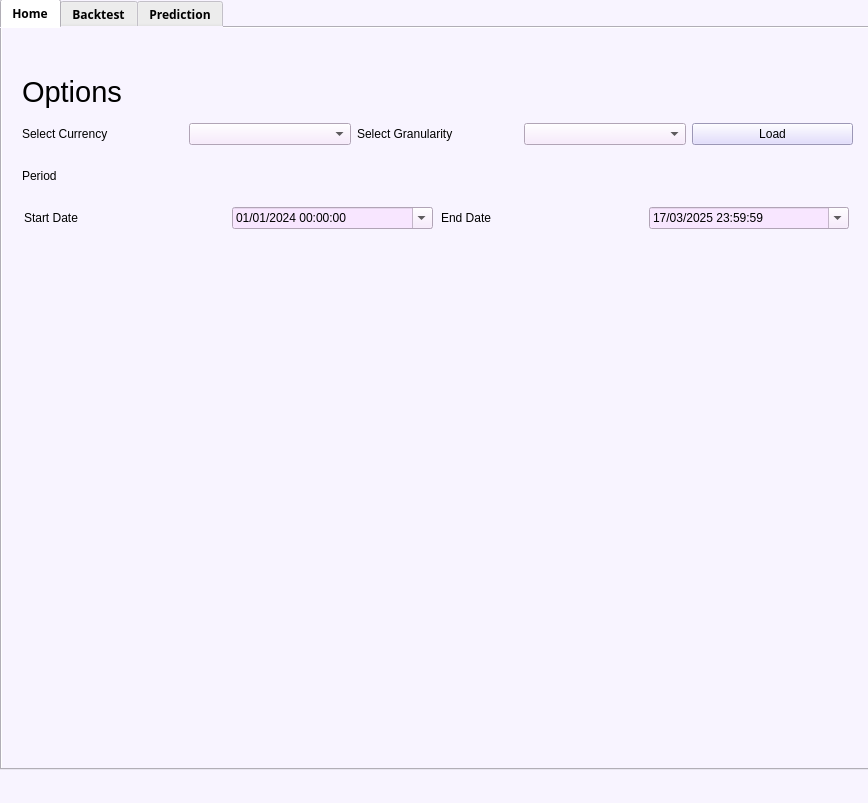
<?xml version="1.0" encoding="UTF-8"?>
<ui version="4.0">
 <class>MainWindow</class>
 <widget class="QMainWindow" name="MainWindow">
  <property name="geometry">
   <rect>
    <x>0</x>
    <y>0</y>
    <width>868</width>
    <height>803</height>
   </rect>
  </property>
  <property name="sizePolicy">
   <sizepolicy hsizetype="Preferred" vsizetype="Preferred">
    <horstretch>0</horstretch>
    <verstretch>0</verstretch>
   </sizepolicy>
  </property>
  <property name="windowTitle">
   <string>Forex Dash</string>
  </property>
  <property name="styleSheet">
   <string notr="true">background-color: rgb(248, 244, 255);
</string>
  </property>
  <widget class="QWidget" name="centralwidget">
   <widget class="QTabWidget" name="tabWidget">
    <property name="geometry">
     <rect>
      <x>0</x>
      <y>-1</y>
      <width>871</width>
      <height>771</height>
     </rect>
    </property>
    <property name="font">
     <font>
      <family>Montserrat ExtraBold</family>
      <weight>75</weight>
      <bold>true</bold>
     </font>
    </property>
    <property name="autoFillBackground">
     <bool>false</bool>
    </property>
    <property name="currentIndex">
     <number>0</number>
    </property>
    <widget class="QWidget" name="Home">
     <attribute name="title">
      <string>Home</string>
     </attribute>
     <widget class="QWidget" name="verticalLayoutWidget">
      <property name="geometry">
       <rect>
        <x>20</x>
        <y>250</y>
        <width>831</width>
        <height>481</height>
       </rect>
      </property>
      <layout class="QVBoxLayout" name="verticalLayout"/>
     </widget>
     <widget class="QWidget" name="verticalLayoutWidget_3">
      <property name="geometry">
       <rect>
        <x>20</x>
        <y>0</y>
        <width>831</width>
        <height>241</height>
       </rect>
      </property>
      <layout class="QVBoxLayout" name="verticalLayout_3">
       <item>
        <layout class="QVBoxLayout" name="verticalLayout_2">
         <item>
          <widget class="QLabel" name="label_options">
           <property name="maximumSize">
            <size>
             <width>16777215</width>
             <height>50</height>
            </size>
           </property>
           <property name="font">
            <font>
             <family>MS Shell Dlg 2</family>
             <pointsize>22</pointsize>
             <weight>50</weight>
             <italic>false</italic>
             <bold>false</bold>
            </font>
           </property>
           <property name="styleSheet">
            <string notr="true">font: 22pt &quot;MS Shell Dlg 2&quot;;
QLabel {
   background-color: rgb(248, 230, 255)

}</string>
           </property>
           <property name="text">
            <string>Options</string>
           </property>
          </widget>
         </item>
         <item>
          <layout class="QHBoxLayout" name="horizontalLayout">
           <item>
            <widget class="QLabel" name="label_select_currency">
             <property name="minimumSize">
              <size>
               <width>15</width>
               <height>15</height>
              </size>
             </property>
             <property name="maximumSize">
              <size>
               <width>300</width>
               <height>16777215</height>
              </size>
             </property>
             <property name="styleSheet">
              <string notr="true">font: 14pt &quot;MS Shell Dlg 2&quot;;</string>
             </property>
             <property name="text">
              <string>Select Currency</string>
             </property>
            </widget>
           </item>
           <item>
            <widget class="QComboBox" name="comboBox_select_currency">
             <property name="minimumSize">
              <size>
               <width>15</width>
               <height>15</height>
              </size>
             </property>
             <property name="styleSheet">
              <string notr="true">font: 12pt &quot;MS Shell Dlg 2&quot;;
background-color: rgb(248, 230, 255)</string>
             </property>
             <property name="currentText">
              <string/>
             </property>
            </widget>
           </item>
           <item>
            <widget class="QLabel" name="label_select_granularity">
             <property name="minimumSize">
              <size>
               <width>15</width>
               <height>15</height>
              </size>
             </property>
             <property name="maximumSize">
              <size>
               <width>300</width>
               <height>16777215</height>
              </size>
             </property>
             <property name="styleSheet">
              <string notr="true">font: 14pt &quot;MS Shell Dlg 2&quot;;</string>
             </property>
             <property name="text">
              <string>Select Granularity</string>
             </property>
            </widget>
           </item>
           <item>
            <widget class="QComboBox" name="comboBox_select_granularity">
             <property name="styleSheet">
              <string notr="true">font: 12pt &quot;MS Shell Dlg 2&quot;;
background-color: rgb(248, 230, 255)</string>
             </property>
            </widget>
           </item>
           <item>
            <widget class="QPushButton" name="pushButton_load">
             <property name="minimumSize">
              <size>
               <width>15</width>
               <height>15</height>
              </size>
             </property>
             <property name="styleSheet">
              <string notr="true">font: 14pt &quot;MS Shell Dlg 2&quot;;


background-color: rgb(219, 211, 255)</string>
             </property>
             <property name="text">
              <string>Load</string>
             </property>
            </widget>
           </item>
          </layout>
         </item>
         <item>
          <widget class="QLabel" name="label_price_chart">
           <property name="maximumSize">
            <size>
             <width>16777215</width>
             <height>50</height>
            </size>
           </property>
           <property name="styleSheet">
            <string notr="true">font: 22pt &quot;MS Shell Dlg 2&quot;;
QLabel {
    color: white;
    background-color: transparent; /* Hoặc đặt màu nền khác nếu cần */
}</string>
           </property>
           <property name="text">
            <string>Period</string>
           </property>
          </widget>
         </item>
         <item>
          <layout class="QHBoxLayout" name="horizontalLayout_2">
           <item>
            <widget class="QLabel" name="label_num_rows">
             <property name="maximumSize">
              <size>
               <width>200</width>
               <height>16777215</height>
              </size>
             </property>
             <property name="styleSheet">
              <string notr="true">font: 14pt &quot;MS Shell Dlg 2&quot;;</string>
             </property>
             <property name="text">
              <string>Start Date</string>
             </property>
            </widget>
           </item>
           <item>
            <widget class="QDateTimeEdit" name="StartdateTimeEdit">
             <property name="maximumSize">
              <size>
               <width>201</width>
               <height>16777215</height>
              </size>
             </property>
             <property name="styleSheet">
              <string notr="true">background-color: rgb(248, 230, 255)</string>
             </property>
             <property name="dateTime">
              <datetime>
               <hour>0</hour>
               <minute>0</minute>
               <second>0</second>
               <year>2024</year>
               <month>1</month>
               <day>1</day>
              </datetime>
             </property>
             <property name="displayFormat">
              <string>dd/MM/yyyy hh:mm:ss</string>
             </property>
             <property name="calendarPopup">
              <bool>true</bool>
             </property>
            </widget>
           </item>
           <item>
            <widget class="QLabel" name="label_num_rows_2">
             <property name="maximumSize">
              <size>
               <width>200</width>
               <height>16777215</height>
              </size>
             </property>
             <property name="styleSheet">
              <string notr="true">font: 14pt &quot;MS Shell Dlg 2&quot;;</string>
             </property>
             <property name="text">
              <string>End Date</string>
             </property>
            </widget>
           </item>
           <item>
            <widget class="QDateTimeEdit" name="EnddateTimeEdit">
             <property name="maximumSize">
              <size>
               <width>200</width>
               <height>16777215</height>
              </size>
             </property>
             <property name="styleSheet">
              <string notr="true">background-color: rgb(248, 230, 255)
</string>
             </property>
             <property name="dateTime">
              <datetime>
               <hour>23</hour>
               <minute>59</minute>
               <second>59</second>
               <year>2025</year>
               <month>3</month>
               <day>17</day>
              </datetime>
             </property>
             <property name="displayFormat">
              <string>dd/MM/yyyy hh:mm:ss</string>
             </property>
             <property name="calendarPopup">
              <bool>true</bool>
             </property>
            </widget>
           </item>
          </layout>
         </item>
        </layout>
       </item>
      </layout>
     </widget>
    </widget>
    <widget class="QWidget" name="Backtest">
     <attribute name="title">
      <string>Backtest</string>
     </attribute>
     <widget class="QWidget" name="verticalLayoutWidget_4">
      <property name="geometry">
       <rect>
        <x>330</x>
        <y>260</y>
        <width>521</width>
        <height>471</height>
       </rect>
      </property>
      <layout class="QVBoxLayout" name="verticalLayout_Output"/>
     </widget>
     <widget class="QWidget" name="verticalLayoutWidget_2">
      <property name="geometry">
       <rect>
        <x>20</x>
        <y>259</y>
        <width>311</width>
        <height>471</height>
       </rect>
      </property>
      <layout class="QVBoxLayout" name="verticalLayout_6">
       <item>
        <layout class="QHBoxLayout" name="horizontalLayout_10">
         <item>
          <widget class="QLabel" name="label_select_currency_5">
           <property name="minimumSize">
            <size>
             <width>15</width>
             <height>15</height>
            </size>
           </property>
           <property name="maximumSize">
            <size>
             <width>300</width>
             <height>40</height>
            </size>
           </property>
           <property name="styleSheet">
            <string notr="true">font: 14pt &quot;MS Shell Dlg 2&quot;;</string>
           </property>
           <property name="text">
            <string>Starting Money</string>
           </property>
          </widget>
         </item>
         <item>
          <widget class="QLineEdit" name="StartMoney">
           <property name="styleSheet">
            <string notr="true">background-color: rgb(248, 230, 255)</string>
           </property>
          </widget>
         </item>
        </layout>
       </item>
       <item>
        <layout class="QHBoxLayout" name="horizontalLayout_11">
         <item>
          <widget class="QLabel" name="label_select_currency_7">
           <property name="minimumSize">
            <size>
             <width>15</width>
             <height>15</height>
            </size>
           </property>
           <property name="maximumSize">
            <size>
             <width>300</width>
             <height>40</height>
            </size>
           </property>
           <property name="styleSheet">
            <string notr="true">font: 14pt &quot;MS Shell Dlg 2&quot;;</string>
           </property>
           <property name="text">
            <string>Maximum Position</string>
           </property>
          </widget>
         </item>
         <item>
          <widget class="QLineEdit" name="MaxPosition">
           <property name="styleSheet">
            <string notr="true">background-color: rgb(248, 230, 255)</string>
           </property>
          </widget>
         </item>
        </layout>
       </item>
       <item>
        <layout class="QHBoxLayout" name="horizontalLayout_12">
         <item>
          <widget class="QLabel" name="label_select_currency_8">
           <property name="minimumSize">
            <size>
             <width>15</width>
             <height>15</height>
            </size>
           </property>
           <property name="maximumSize">
            <size>
             <width>300</width>
             <height>40</height>
            </size>
           </property>
           <property name="styleSheet">
            <string notr="true">font: 14pt &quot;MS Shell Dlg 2&quot;;</string>
           </property>
           <property name="text">
            <string>Slippage</string>
           </property>
          </widget>
         </item>
         <item>
          <widget class="QLineEdit" name="Slippage">
           <property name="styleSheet">
            <string notr="true">background-color: rgb(248, 230, 255)</string>
           </property>
          </widget>
         </item>
        </layout>
       </item>
       <item>
        <layout class="QHBoxLayout" name="horizontalLayout_13">
         <item>
          <widget class="QLabel" name="label_select_currency_9">
           <property name="minimumSize">
            <size>
             <width>15</width>
             <height>15</height>
            </size>
           </property>
           <property name="maximumSize">
            <size>
             <width>300</width>
             <height>40</height>
            </size>
           </property>
           <property name="styleSheet">
            <string notr="true">font: 14pt &quot;MS Shell Dlg 2&quot;;</string>
           </property>
           <property name="text">
            <string>MA Length</string>
           </property>
          </widget>
         </item>
         <item>
          <widget class="QLineEdit" name="MA_Length">
           <property name="styleSheet">
            <string notr="true">background-color: rgb(248, 230, 255)</string>
           </property>
          </widget>
         </item>
        </layout>
       </item>
       <item>
        <widget class="QTableWidget" name="tableWidget">
         <column>
          <property name="text">
           <string>Action</string>
          </property>
         </column>
         <column>
          <property name="text">
           <string>Position</string>
          </property>
         </column>
         <column>
          <property name="text">
           <string>Equity</string>
          </property>
         </column>
        </widget>
       </item>
       <item>
        <widget class="QPushButton" name="pushButton_StartBacktest">
         <property name="minimumSize">
          <size>
           <width>15</width>
           <height>15</height>
          </size>
         </property>
         <property name="styleSheet">
          <string notr="true">font: 14pt &quot;MS Shell Dlg 2&quot;;




background-color: rgb(219, 211, 255)</string>
         </property>
         <property name="text">
          <string>Backtest</string>
         </property>
        </widget>
       </item>
       <item>
        <widget class="QPushButton" name="pushButtonSaveResult">
         <property name="styleSheet">
          <string notr="true">

background-color: rgb(197, 215, 255)</string>
         </property>
         <property name="text">
          <string>Save Result</string>
         </property>
        </widget>
       </item>
      </layout>
     </widget>
     <widget class="QWidget" name="layoutWidget_3">
      <property name="geometry">
       <rect>
        <x>20</x>
        <y>10</y>
        <width>831</width>
        <height>241</height>
       </rect>
      </property>
      <layout class="QVBoxLayout" name="verticalLayout_5">
       <item>
        <widget class="QLabel" name="label_options_2">
         <property name="maximumSize">
          <size>
           <width>16777215</width>
           <height>50</height>
          </size>
         </property>
         <property name="styleSheet">
          <string notr="true">font: 22pt &quot;MS Shell Dlg 2&quot;;
QLabel {
    background-color: transparent;
    color: white; /* Hoặc màu chữ tùy chỉnh */
}</string>
         </property>
         <property name="text">
          <string>Trend Following Strategy</string>
         </property>
        </widget>
       </item>
       <item>
        <layout class="QHBoxLayout" name="horizontalLayout_3">
         <item>
          <widget class="QLabel" name="label_select_currency_2">
           <property name="minimumSize">
            <size>
             <width>15</width>
             <height>15</height>
            </size>
           </property>
           <property name="maximumSize">
            <size>
             <width>300</width>
             <height>16777215</height>
            </size>
           </property>
           <property name="styleSheet">
            <string notr="true">font: 14pt &quot;MS Shell Dlg 2&quot;;</string>
           </property>
           <property name="text">
            <string>Select Currency</string>
           </property>
          </widget>
         </item>
         <item>
          <widget class="QComboBox" name="comboBox_select_currency_2">
           <property name="minimumSize">
            <size>
             <width>15</width>
             <height>15</height>
            </size>
           </property>
           <property name="styleSheet">
            <string notr="true">font: 12pt &quot;MS Shell Dlg 2&quot;;


background-color: rgb(248, 230, 255)</string>
           </property>
           <property name="currentText">
            <string/>
           </property>
          </widget>
         </item>
         <item>
          <widget class="QLabel" name="label_select_granularity_2">
           <property name="minimumSize">
            <size>
             <width>15</width>
             <height>15</height>
            </size>
           </property>
           <property name="maximumSize">
            <size>
             <width>300</width>
             <height>16777215</height>
            </size>
           </property>
           <property name="styleSheet">
            <string notr="true">font: 14pt &quot;MS Shell Dlg 2&quot;;</string>
           </property>
           <property name="text">
            <string>Select Granularity</string>
           </property>
          </widget>
         </item>
         <item>
          <widget class="QComboBox" name="comboBox_select_granularity_2">
           <property name="styleSheet">
            <string notr="true">font: 12pt &quot;MS Shell Dlg 2&quot;;


background-color: rgb(248, 230, 255)</string>
           </property>
          </widget>
         </item>
        </layout>
       </item>
       <item>
        <widget class="QLabel" name="label_price_chart_2">
         <property name="maximumSize">
          <size>
           <width>16777215</width>
           <height>50</height>
          </size>
         </property>
         <property name="styleSheet">
          <string notr="true">font: 22pt &quot;MS Shell Dlg 2&quot;;
QLabel {
    color: white;
    background-color: transparent; /* Hoặc đặt màu nền khác nếu cần */
}</string>
         </property>
         <property name="text">
          <string>Period</string>
         </property>
        </widget>
       </item>
       <item>
        <layout class="QHBoxLayout" name="horizontalLayout_4">
         <item>
          <widget class="QLabel" name="label_num_rows_3">
           <property name="maximumSize">
            <size>
             <width>200</width>
             <height>16777215</height>
            </size>
           </property>
           <property name="styleSheet">
            <string notr="true">font: 14pt &quot;MS Shell Dlg 2&quot;;</string>
           </property>
           <property name="text">
            <string>Start Date</string>
           </property>
          </widget>
         </item>
         <item>
          <widget class="QDateTimeEdit" name="StartdateTimeEdit_2">
           <property name="maximumSize">
            <size>
             <width>201</width>
             <height>16777215</height>
            </size>
           </property>
           <property name="styleSheet">
            <string notr="true">background-color: rgb(248, 230, 255)</string>
           </property>
           <property name="dateTime">
            <datetime>
             <hour>0</hour>
             <minute>0</minute>
             <second>0</second>
             <year>2024</year>
             <month>1</month>
             <day>1</day>
            </datetime>
           </property>
           <property name="displayFormat">
            <string>dd/MM/yyyy hh:mm:ss</string>
           </property>
           <property name="calendarPopup">
            <bool>true</bool>
           </property>
          </widget>
         </item>
         <item>
          <widget class="QLabel" name="label_num_rows_4">
           <property name="maximumSize">
            <size>
             <width>200</width>
             <height>16777215</height>
            </size>
           </property>
           <property name="styleSheet">
            <string notr="true">font: 14pt &quot;MS Shell Dlg 2&quot;;</string>
           </property>
           <property name="text">
            <string>End Date</string>
           </property>
          </widget>
         </item>
         <item>
          <widget class="QDateTimeEdit" name="EnddateTimeEdit_2">
           <property name="maximumSize">
            <size>
             <width>200</width>
             <height>16777215</height>
            </size>
           </property>
           <property name="styleSheet">
            <string notr="true">background-color: rgb(248, 230, 255)</string>
           </property>
           <property name="dateTime">
            <datetime>
             <hour>23</hour>
             <minute>59</minute>
             <second>59</second>
             <year>2025</year>
             <month>3</month>
             <day>17</day>
            </datetime>
           </property>
           <property name="displayFormat">
            <string>dd/MM/yyyy hh:mm:ss</string>
           </property>
           <property name="calendarPopup">
            <bool>true</bool>
           </property>
          </widget>
         </item>
        </layout>
       </item>
      </layout>
     </widget>
    </widget>
    <widget class="QWidget" name="Prediction">
     <attribute name="title">
      <string>Prediction</string>
     </attribute>
     <widget class="QWidget" name="layoutWidget_2">
      <property name="geometry">
       <rect>
        <x>10</x>
        <y>10</y>
        <width>829</width>
        <height>239</height>
       </rect>
      </property>
      <layout class="QVBoxLayout" name="verticalLayout_13">
       <item>
        <widget class="QLabel" name="label_options_5">
         <property name="maximumSize">
          <size>
           <width>16777215</width>
           <height>50</height>
          </size>
         </property>
         <property name="font">
          <font>
           <family>MS Shell Dlg 2</family>
           <pointsize>22</pointsize>
           <weight>50</weight>
           <italic>false</italic>
           <bold>false</bold>
          </font>
         </property>
         <property name="styleSheet">
          <string notr="true">font: 22pt &quot;MS Shell Dlg 2&quot;;
QLabel {
    background-color(244, 221, 255);
    color: white; /* Hoặc màu chữ tùy chỉnh */
}

</string>
         </property>
         <property name="text">
          <string>LSTM Prediction</string>
         </property>
        </widget>
       </item>
       <item>
        <layout class="QHBoxLayout" name="horizontalLayout_14">
         <item>
          <widget class="QLabel" name="label_select_currency_6">
           <property name="minimumSize">
            <size>
             <width>15</width>
             <height>15</height>
            </size>
           </property>
           <property name="maximumSize">
            <size>
             <width>300</width>
             <height>16777215</height>
            </size>
           </property>
           <property name="font">
            <font>
             <family>MS Shell Dlg 2</family>
             <pointsize>14</pointsize>
             <weight>50</weight>
             <italic>false</italic>
             <bold>false</bold>
            </font>
           </property>
           <property name="styleSheet">
            <string notr="true">font: 14pt &quot;MS Shell Dlg 2&quot;;</string>
           </property>
           <property name="text">
            <string>Select Currency</string>
           </property>
          </widget>
         </item>
         <item>
          <widget class="QComboBox" name="comboBox_select_currency_5">
           <property name="minimumSize">
            <size>
             <width>15</width>
             <height>15</height>
            </size>
           </property>
           <property name="styleSheet">
            <string notr="true">font: 12pt &quot;MS Shell Dlg 2&quot;;

background-color: rgb(248, 230, 255)
</string>
           </property>
           <property name="currentText">
            <string/>
           </property>
          </widget>
         </item>
        </layout>
       </item>
       <item>
        <widget class="QLabel" name="label_price_chart_5">
         <property name="maximumSize">
          <size>
           <width>16777215</width>
           <height>50</height>
          </size>
         </property>
         <property name="styleSheet">
          <string notr="true">font: 22pt &quot;MS Shell Dlg 2&quot;;
QLabel {
    color: white;
    background-color: transparent; /* Hoặc đặt màu nền khác nếu cần */
}</string>
         </property>
         <property name="text">
          <string>Period</string>
         </property>
        </widget>
       </item>
       <item>
        <layout class="QHBoxLayout" name="horizontalLayout_15">
         <item>
          <widget class="QLabel" name="label_num_rows_9">
           <property name="maximumSize">
            <size>
             <width>200</width>
             <height>16777215</height>
            </size>
           </property>
           <property name="styleSheet">
            <string notr="true">font: 14pt &quot;MS Shell Dlg 2&quot;;</string>
           </property>
           <property name="text">
            <string>Start Date</string>
           </property>
          </widget>
         </item>
         <item>
          <widget class="QDateTimeEdit" name="StartdateTimeEdit_5">
           <property name="maximumSize">
            <size>
             <width>201</width>
             <height>16777215</height>
            </size>
           </property>
           <property name="styleSheet">
            <string notr="true">background-color: rgb(248, 230, 255)</string>
           </property>
           <property name="dateTime">
            <datetime>
             <hour>0</hour>
             <minute>0</minute>
             <second>0</second>
             <year>2024</year>
             <month>1</month>
             <day>1</day>
            </datetime>
           </property>
           <property name="displayFormat">
            <string>dd/MM/yyyy hh:mm:ss</string>
           </property>
           <property name="calendarPopup">
            <bool>true</bool>
           </property>
          </widget>
         </item>
         <item>
          <widget class="QLabel" name="label_num_rows_10">
           <property name="maximumSize">
            <size>
             <width>200</width>
             <height>16777215</height>
            </size>
           </property>
           <property name="styleSheet">
            <string notr="true">font: 14pt &quot;MS Shell Dlg 2&quot;;</string>
           </property>
           <property name="text">
            <string>End Date</string>
           </property>
          </widget>
         </item>
         <item>
          <widget class="QDateTimeEdit" name="EnddateTimeEdit_5">
           <property name="maximumSize">
            <size>
             <width>200</width>
             <height>16777215</height>
            </size>
           </property>
           <property name="styleSheet">
            <string notr="true">background-color: rgb(248, 230, 255)</string>
           </property>
           <property name="dateTime">
            <datetime>
             <hour>23</hour>
             <minute>59</minute>
             <second>59</second>
             <year>2025</year>
             <month>3</month>
             <day>17</day>
            </datetime>
           </property>
           <property name="displayFormat">
            <string>dd/MM/yyyy hh:mm:ss</string>
           </property>
           <property name="calendarPopup">
            <bool>true</bool>
           </property>
          </widget>
         </item>
        </layout>
       </item>
       <item>
        <layout class="QHBoxLayout" name="horizontalLayout_16">
         <item>
          <widget class="QPushButton" name="pushButton_Predict">
           <property name="styleSheet">
            <string notr="true">
background-color: rgb(219, 211, 255)</string>
           </property>
           <property name="text">
            <string>Predict</string>
           </property>
          </widget>
         </item>
         <item>
          <widget class="QPushButton" name="pushButton_SavePrediction">
           <property name="styleSheet">
            <string notr="true">
background-color: rgb(219, 211, 255)</string>
           </property>
           <property name="text">
            <string>Save Result</string>
           </property>
          </widget>
         </item>
        </layout>
       </item>
      </layout>
     </widget>
     <widget class="QWidget" name="verticalLayoutWidget_9">
      <property name="geometry">
       <rect>
        <x>10</x>
        <y>260</y>
        <width>831</width>
        <height>481</height>
       </rect>
      </property>
      <layout class="QVBoxLayout" name="verticalLayout_4"/>
     </widget>
    </widget>
   </widget>
  </widget>
  <widget class="QStatusBar" name="statusbar"/>
  <widget class="QMenuBar" name="menubar">
   <property name="geometry">
    <rect>
     <x>0</x>
     <y>0</y>
     <width>868</width>
     <height>20</height>
    </rect>
   </property>
  </widget>
  <action name="actionExit">
   <property name="text">
    <string>Exit</string>
   </property>
  </action>
 </widget>
 <resources/>
 <connections/>
</ui>
